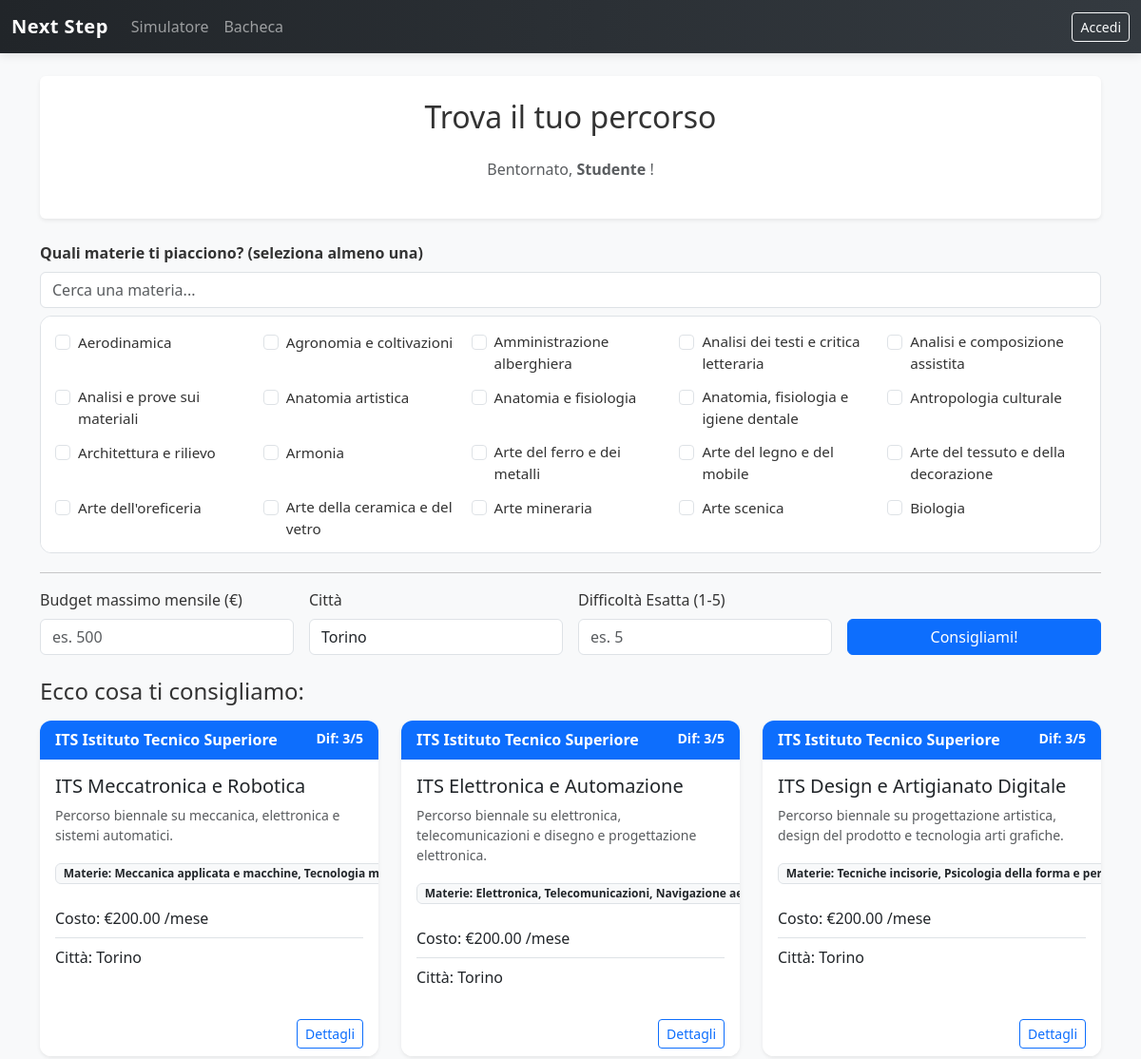
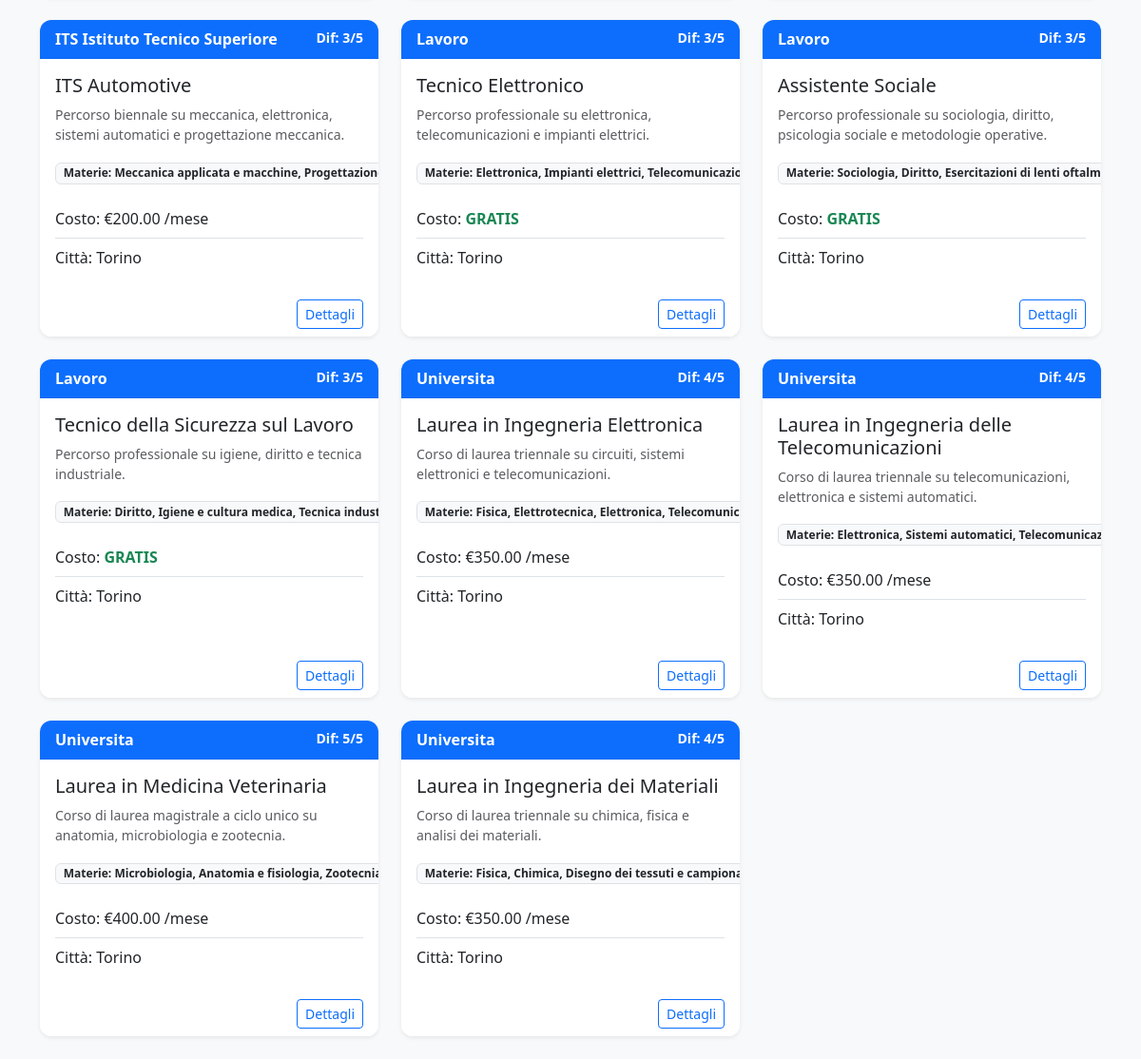
/userPages/home.php?citta=Torino, run on the app's committed database (2 pictures, top to bottom).
### tables this page shows
CREATE TABLE materie (
    idMateria   INT          AUTO_INCREMENT NOT NULL,
    nomeMateria VARCHAR(100) NOT NULL UNIQUE,
    PRIMARY KEY (idMateria)
);

CREATE TABLE percorsi (
    idPercorso        INT           AUTO_INCREMENT NOT NULL,
    titolo            VARCHAR(150)  NOT NULL,
    descrizione       TEXT          NOT NULL,
    costoMedioMensile DECIMAL(10,2) NOT NULL,
    difficolta        INT           NOT NULL CHECK (difficolta BETWEEN 1 AND 5),
    citta             VARCHAR(100)  NOT NULL,
    idCategoria       INT           NOT NULL,
    PRIMARY KEY (idPercorso),
    FOREIGN KEY (idCategoria) REFERENCES categorie(idCategoria)
);

CREATE TABLE categorie (
    idCategoria   INT         AUTO_INCREMENT NOT NULL,
    nomeCategoria VARCHAR(50) NOT NULL UNIQUE,
    PRIMARY KEY (idCategoria)
);

### userPages/home.php (the view, shortened to what this page needs)
<?php
$dbConnection = DBHandler::getPDO();
$materieSelezionate = isset($_GET['materie']) ? array_map('intval', $_GET['materie']) : [];
?>
<!DOCTYPE html>
<html lang="it">
<head>
    <link href="https://cdn.jsdelivr.net/npm/bootstrap@5.3.2/dist/css/bootstrap.min.css" rel="stylesheet">
    <link href="../css/style.css" rel="stylesheet">
</head>
<body class="bg-light">
<div class="container mt-4">
    <div class="p-4 bg-white shadow-sm rounded">
        <h2 class="text-center mb-4">Trova il tuo percorso</h2>
        <p class="text-center text-muted">
            Bentornato, <strong><?= htmlspecialchars($_SESSION['nomeUtente'] ?? 'Studente') ?></strong> !
        </p>
    </div>
    <form action="home.php" method="GET">
        <div class="mb-4 mt-4">
            <label class="form-label fw-bold">Quali materie ti piacciono? (seleziona almeno una)</label>
            <input
                type="text"
                id="cercaMateria"
                class="form-control mb-2"
                placeholder="Cerca una materia..."
                autocomplete="off"
            >
            <div class="scroll-container-materie">
                <div class="grid-materie">
                    <?php
                    try {
                        $stmtM = $dbConnection->query("SELECT * FROM materie ORDER BY nomeMateria ASC");
                        while ($materia = $stmtM->fetch()) {
                            $isChecked = in_array((int)$materia['idMateria'], $materieSelezionate) ? 'checked' : '';
                            echo '
                            <div class="form-check materia-item">
                                <input class="form-check-input" type="checkbox" name="materie[]"
                                    value="' . $materia['idMateria'] . '"
                                    id="m_' . $materia['idMateria'] . '" ' . $isChecked . '>
                                <label class="form-check-label" for="m_' . $materia['idMateria'] . '">
                                    ' . htmlspecialchars($materia['nomeMateria']) . '
                                </label>
                            </div>';
                        }
                    } catch (PDOException $e) {
                        echo '<p class="text-danger">Errore caricamento materie.</p>';
                    }
                    ?>
                </div>
            </div>
            <hr>
            <div class="row g-3">
                <div class="col-md-3">
                    <label class="form-label">Budget massimo mensile (€)</label>
                    <input type="number" name="budget" class="form-control" placeholder="es. 500"
                        value="<?= isset($_GET['budget']) ? htmlspecialchars($_GET['budget']) : '' ?>">
                </div>
                <div class="col-md-3">
                    <label class="form-label">Città</label>
                    <input type="text" name="citta" class="form-control" placeholder="es. Milano"
                        value="<?= isset($_GET['citta']) ? htmlspecialchars($_GET['citta']) : '' ?>">
                </div>
                <div class="col-md-3">
                    <label class="form-label">Difficoltà Esatta (1-5)</label>
                    <input type="number" name="difficolta" class="form-control" max="5" min="1" placeholder="es. 5"
                        value="<?= isset($_GET['difficolta']) ? htmlspecialchars($_GET['difficolta']) : '' ?>">
                </div>
                <div class="col-md-3 align-self-end">
                    <button type="submit" class="btn btn-primary w-100">Consigliami!</button>
                </div>
            </div>
        </div>
    </form>
    <div class="row mt-4">
        <?php
        $materieVisibiliSelezionate = isset($_GET['materie_visibili']) ? array_map('intval', $_GET['materie_visibili']) : [];
        $tutteLeMaterie = array_unique(array_merge($materieSelezionate, $materieVisibiliSelezionate));
        $avviaRicerca = (isset($_GET['budget']) || isset($_GET['citta']) || isset($_GET['difficolta']) || !empty($tutteLeMaterie))
                        && !isset($_GET['solo_filtro']);
        if ($avviaRicerca) {
            $sql = "SELECT DISTINCT p.*, c.nomeCategoria
                    FROM percorsi p
                    JOIN categorie c ON p.idCategoria = c.idCategoria";
            $sql .= " WHERE 1=1";
            $queryParams = [];
            if (!empty($_GET['citta'])) {
                $sql .= " AND p.citta LIKE ?";
                $queryParams[] = '%' . $_GET['citta'] . '%';
            }
            try {
                $sth = $dbConnection->prepare($sql);
                $sth->execute($queryParams);
                $risultatiPercorsi = $sth->fetchAll();
                if (!empty($risultatiPercorsi)) {
                    echo '<h4 class="mb-3 w-100">Ecco cosa ti consigliamo:</h4>';
                    foreach ($risultatiPercorsi as $corso) {
                        $prezzoVisualizzato = ($corso['costoMedioMensile'] == 0)
                            ? "<span class='text-success fw-bold'>GRATIS</span>"
                            : "€" . number_format($corso['costoMedioMensile'], 2) . " /mese";
                        $stmtMat = $dbConnection->prepare("
                            SELECT m.nomeMateria FROM materie m
                            JOIN percorsiMaterie pm ON m.idMateria = pm.idMateria
                            WHERE pm.idPercorso = ?");
                        $stmtMat->execute([$corso['idPercorso']]);
                        $materieDelCorso = $stmtMat->fetchAll(PDO::FETCH_COLUMN);
                        $stringaMaterie  = implode(", ", $materieDelCorso);
                        echo '
                        <div class="col-md-4 mb-4">
                            <div class="card h-100 shadow-sm border-0">
                                <div class="card-header bg-primary text-white d-flex justify-content-between">
                                    <span>' . htmlspecialchars($corso['nomeCategoria']) . '</span>
                                    <small>Dif: ' . $corso['difficolta'] . '/5</small>
                                </div>
                                <div class="card-body">
                                    <h5 class="card-title">' . htmlspecialchars($corso['titolo']) . '</h5>
                                    <p class="card-text text-muted small">' . htmlspecialchars($corso['descrizione']) . '</p>
                                    <div class="mb-3">
                                        <span class="badge bg-light text-dark border">Materie: ' . htmlspecialchars($stringaMaterie) . '</span>
                                    </div>
                                    <ul class="list-group list-group-flush">
                                        <li class="list-group-item px-0">Costo: ' . $prezzoVisualizzato . '</li>
                                        <li class="list-group-item px-0">Città: ' . htmlspecialchars($corso['citta']) . '</li>
                                    </ul>
                                </div>
                                <div class="card-footer bg-white border-top-0 text-end">
                                    <a href="dettagliPercorso.php?idPercorso=' . $corso['idPercorso'] . '" class="btn btn-outline-primary btn-sm">Dettagli</a>
                                </div>
                            </div>
                        </div>';
                    }
                } else {
                    echo '<div class="alert alert-warning mt-3 w-100 text-center">
                            <h5>Nessun percorso trovato!</h5>
                            <p>Prova a selezionare meno materie o togliere i filtri di budget/città.</p>
                          </div>';
                }
            } catch (PDOException $e) {
                echo '<div class="alert alert-danger">Errore Database: ' . $e->getMessage() . '</div>';
            }
        }
        ?>
    </div>
</div>
</body>
</html>

### css/style.css (style rules this page uses)
:root { --primary-color: #0d6efd; --primary-hover: #0b5ed7; --bg-color: #f4f6f9; --card-shadow: 0 4px 6px rgba(0, 0, 0, 0.05); --card-hover-shadow: 0 10px 15px rgba(0, 0, 0, 0.1); --chat-me-bg: #dcf8c6; --chat-partner-bg: #ffffff; --radius-standard: 12px; }
body { background-color: var(--bg-color); font-family: 'Segoe UI', Roboto, 'Helvetica Neue', Arial, sans-serif; color: #333; }
.card { border: none; border-radius: var(--radius-standard); box-shadow: var(--card-shadow); transition: transform 0.2s ease, box-shadow 0.2s ease; background-color: #fff; overflow: hidden; }
.card-header { border-bottom: 1px solid rgba(0,0,0,0.05); font-weight: 600; }
.scroll-container-materie { max-height: 250px; overflow-y: auto; border: 1px solid #dee2e6; padding: 15px; border-radius: var(--radius-standard); background-color: #fff; margin-bottom: 20px; }
.grid-materie { display: grid; grid-template-columns: repeat(auto-fill, minmax(180px, 1fr)); gap: 10px; }
.form-check-label { cursor: pointer; font-size: 0.95rem; }

### data on the page
materie: nomeMateria "Aerodinamica"
materie: nomeMateria "Agronomia e coltivazioni"
materie: nomeMateria "Amministrazione alberghiera"
materie: nomeMateria "Analisi dei testi e critica letteraria"
materie: nomeMateria "Analisi e composizione assistita"
materie: nomeMateria "Analisi e prove sui materiali"
materie: nomeMateria "Anatomia artistica"
materie: nomeMateria "Anatomia e fisiologia"
materie: nomeMateria "Anatomia, fisiologia e igiene dentale"
materie: nomeMateria "Antropologia culturale"
materie: nomeMateria "Architettura e rilievo"
materie: nomeMateria "Armonia"
materie: nomeMateria "Arte del ferro e dei metalli"
materie: nomeMateria "Arte del legno e del mobile"
materie: nomeMateria "Arte del tessuto e della decorazione"
materie: nomeMateria "Arte dell'oreficeria"
materie: nomeMateria "Arte della ceramica e del vetro"
materie: nomeMateria "Arte mineraria"
materie: nomeMateria "Arte scenica"
materie: nomeMateria "Biologia"
percorsi: idCategoria.nomeCategoria "ITS Istituto Tecnico Superiore", difficolta "3", titolo "ITS Meccatronica e Robotica", descrizione "Percorso biennale su meccanica, elettronica e sistemi automatici.", stringaMaterie "Meccanica applicata e macchine, Tecnologia…", costoMedioMensile "200.00", citta "Torino"
percorsi: idCategoria.nomeCategoria "ITS Istituto Tecnico Superiore", difficolta "3", titolo "ITS Elettronica e Automazione", descrizione "Percorso biennale su elettronica, telecomunicazioni e disegno e progettazione elettronica.", stringaMaterie "Elettronica, Telecomunicazioni, Navigazione…", costoMedioMensile "200.00", citta "Torino"
percorsi: idCategoria.nomeCategoria "ITS Istituto Tecnico Superiore", difficolta "3", titolo "ITS Design e Artigianato Digitale", descrizione "Percorso biennale su progettazione artistica, design del prodotto e tecnologia arti grafiche.", stringaMaterie "Tecniche incisorie, Psicologia della forma e…", costoMedioMensile "200.00", citta "Torino"
percorsi: idCategoria.nomeCategoria "ITS Istituto Tecnico Superiore", difficolta "3", titolo "ITS Automotive", descrizione "Percorso biennale su meccanica, elettronica, sistemi automatici e progettazione meccanica.", stringaMaterie "Meccanica applicata e macchine,…", costoMedioMensile "200.00", citta "Torino"
percorsi: idCategoria.nomeCategoria "Lavoro", difficolta "3", titolo "Tecnico Elettronico", descrizione "Percorso professionale su elettronica, telecomunicazioni e impianti elettrici.", stringaMaterie "Elettronica, Impianti elettrici,…", costoMedioMensile "GRATIS", citta "Torino"
percorsi: idCategoria.nomeCategoria "Lavoro", difficolta "3", titolo "Assistente Sociale", descrizione "Percorso professionale su sociologia, diritto, psicologia sociale e metodologie operative.", stringaMaterie "Sociologia, Diritto, Esercitazioni di lenti…", costoMedioMensile "GRATIS", citta "Torino"
percorsi: idCategoria.nomeCategoria "Lavoro", difficolta "3", titolo "Tecnico della Sicurezza sul Lavoro", descrizione "Percorso professionale su igiene, diritto e tecnica industriale.", stringaMaterie "Diritto, Igiene e cultura medica, Tecnica…", costoMedioMensile "GRATIS", citta "Torino"
percorsi: idCategoria.nomeCategoria "Universita", difficolta "4", titolo "Laurea in Ingegneria Elettronica", descrizione "Corso di laurea triennale su circuiti, sistemi elettronici e telecomunicazioni.", stringaMaterie "Fisica, Elettrotecnica, Elettronica,…", costoMedioMensile "350.00", citta "Torino"
percorsi: idCategoria.nomeCategoria "Universita", difficolta "4", titolo "Laurea in Ingegneria delle Telecomunicazioni", descrizione "Corso di laurea triennale su telecomunicazioni, elettronica e sistemi automatici.", stringaMaterie "Elettronica, Sistemi automatici,…", costoMedioMensile "350.00", citta "Torino"
percorsi: idCategoria.nomeCategoria "Universita", difficolta "5", titolo "Laurea in Medicina Veterinaria", descrizione "Corso di laurea magistrale a ciclo unico su anatomia, microbiologia e zootecnia.", stringaMaterie "Microbiologia, Anatomia e fisiologia,…", costoMedioMensile "400.00", citta "Torino"
percorsi: idCategoria.nomeCategoria "Universita", difficolta "4", titolo "Laurea in Ingegneria dei Materiali", descrizione "Corso di laurea triennale su chimica, fisica e analisi dei materiali.", stringaMaterie "Fisica, Chimica, Disegno dei tessuti e…", costoMedioMensile "350.00", citta "Torino"

### other printed values
$_SESSION['nomeUtente'] "Studente"
